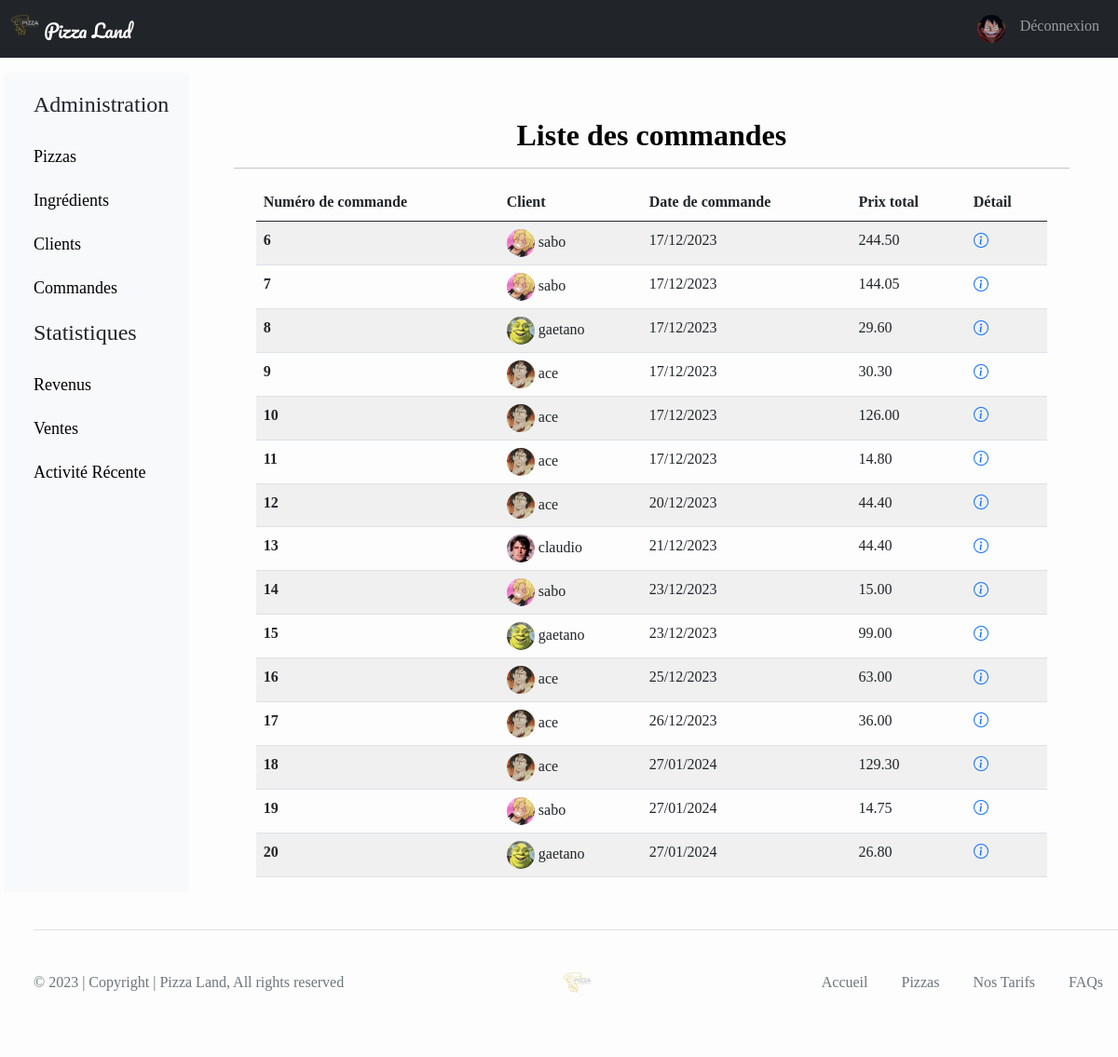
Page /allorders/ (signed in) on the committed database.
### applicompte/models.py (models this page shows)
class PizzaUser(User):
    image = models.ImageField(default= 'imagesUsers/default.png', upload_to = "imagesUsers/")

### applipanier/models.py (models this page shows, shortened)
class Commande(models.Model) :
    idCommande = models.AutoField(primary_key = True)
    dateCommande = models.DateField(auto_now=False, auto_now_add=True)
    payee = models.BooleanField(default=False)
    prix = models.DecimalField ( max_digits = 6, decimal_places = 2, verbose_name = 'le prix')
    pizzauser = models.ForeignKey(PizzaUser, on_delete = models.CASCADE)

### applipanier/views.py (the view)
# urls.py: path('allorders/', views.historiqueToutesCommandes),
def historiqueToutesCommandes(request):
    user = None
    if request.user.is_staff:
        user = PizzaUser.objects.get(id=request.user.id)
        lesCommandePayees = Commande.objects.all().filter(payee = True).order_by('dateCommande')
        return render (
            request,
            'applipanier/historiqueToutesCommandes.html',
            {"commandes" : lesCommandePayees, "user" : user}
        )
    else:
        return redirect('/login')

### applipanier/templates/applipanier/historiqueToutesCommandes.html (shortened to what this page needs)
{% extends 'applipizza/base.html' %}
{% block main %}
    <h2>Liste des commandes</h2>
    <hr>
    <div class="table-responsive container">
        <table class="table table-striped table-hover">
            <thead>
                <tr>
                    <th scope="col">Numéro de commande</th>
                    <th scope="col">Client</th>
                    <th scope="col">Date de commande</th>
                    <th scope="col">Prix total</th>
                    <th scope="col">Détail</th>
                </tr>
            </thead>
            <tbody>
                {% for commande in commandes %}
                    <tr>
                        <th scope="row">{{ commande.idCommande }}</th>
                        <td><img src="{{ MEDIA_URL }}{{ commande.pizzauser.image }}" class="img-fluid rounded-circle" alt="{{ commande.client }}" width="30" height="30">&nbsp;{{ commande.pizzauser.username }}</td>
                        <td>{{ commande.dateCommande|date:"d/m/Y" }}</td>
                        <td>{{ commande.prix }}</td>
                        <td>
                            <a href="/orders/{{ commande.idCommande }}">
                            </a>
                        </td>
                    </tr>
                {% endfor %}
            </tbody>
        </table>
    </div>
{% endblock %}

### applicompte/templates/applicompte/menuStaff.html (shortened to what this page needs)
{% load static %}
<nav class="navbar navbar-expand-lg navbar-dark bg-dark">
    <div class="container-fluid">
        <a class="navbar-brand titre" href="/">
            <img src="{% static 'applipizza/img/pizza_no_b.png' %}" alt="Logo Pizza" width="30" height="24" class="d-inline-block align-text-top">
            Pizza Land
        </a>
        <div class="collapse navbar-collapse text-center" id="navbarText">
            <ul id="ul" class="navbar-nav ms-auto mb-2 mb-lg-0">
                <li class="nav-item"><a class="nav-link" href="/user/update/"><img src="{{MEDIA_URL}}{{user.image}}" class="rounded-circle" alt="Avatar" width="30" height="30"></a></li>
                <li class="nav-item"><a class="nav-link" href="/logout/">Déconnexion</a></li>
            </ul>
        </div>
    </div>
</nav>

### applipizza/static/applipizza/css/style.css (style rules this page uses)
body { font-family: SharpSans; background-color: #FCFDFC; }
.titre { font-family: Pacifico; }
h2 { color: black; text-align: center; font-weight: bold; }
.site { display: flex; min-height: 100vh; flex-direction: column; }

### rows in the picture
PizzaUser: image (picture)
Commande: idCommande "6", pizzauser.image (picture), pizzauser.username "sabo", dateCommande "17/12/2023", prix "244.50"
Commande: idCommande "7", pizzauser.image (picture), pizzauser.username "sabo", dateCommande "17/12/2023", prix "144.05"
Commande: idCommande "8", pizzauser.image (placeholder picture), pizzauser.username "gaetano", dateCommande "17/12/2023", prix "29.60"
Commande: idCommande "9", pizzauser.image (picture), pizzauser.username "ace", dateCommande "17/12/2023", prix "30.30"
Commande: idCommande "10", pizzauser.image (picture), pizzauser.username "ace", dateCommande "17/12/2023", prix "126.00"
Commande: idCommande "11", pizzauser.image (picture), pizzauser.username "ace", dateCommande "17/12/2023", prix "14.80"
Commande: idCommande "12", pizzauser.image (picture), pizzauser.username "ace", dateCommande "20/12/2023", prix "44.40"
Commande: idCommande "13", pizzauser.image (picture), pizzauser.username "claudio", dateCommande "21/12/2023", prix "44.40"
Commande: idCommande "14", pizzauser.image (picture), pizzauser.username "sabo", dateCommande "23/12/2023", prix "15.00"
Commande: idCommande "15", pizzauser.image (placeholder picture), pizzauser.username "gaetano", dateCommande "23/12/2023", prix "99.00"
Commande: idCommande "16", pizzauser.image (picture), pizzauser.username "ace", dateCommande "25/12/2023", prix "63.00"
Commande: idCommande "17", pizzauser.image (picture), pizzauser.username "ace", dateCommande "26/12/2023", prix "36.00"
Commande: idCommande "18", pizzauser.image (picture), pizzauser.username "ace", dateCommande "27/01/2024", prix "129.30"
Commande: idCommande "19", pizzauser.image (picture), pizzauser.username "sabo", dateCommande "27/01/2024", prix "14.75"
Commande: idCommande "20", pizzauser.image (placeholder picture), pizzauser.username "gaetano", dateCommande "27/01/2024", prix "26.80"
